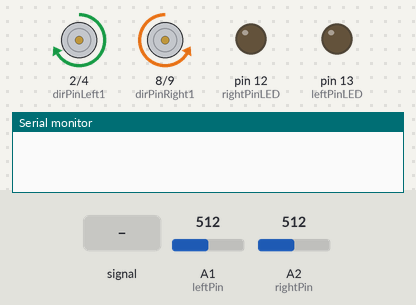
Recording of a sketch running on a simulated Arduino Uno, built with avr-gcc and run on an emulated ATmega328P. On the bench: motor-driver pin pairs drawn as motors (green arrow = first pin HIGH = forward, orange = second pin HIGH = backward, longer = more drive, scaled by the enable pin), output pins drawn as LEDs (lit = HIGH), the last lines printed to the serial monitor. Dashed ring = blinking. The test bench sets the inputs (shaded band); at power-on: A2 (rightPin) = 512, A1 (leftPin) = 512.

Above: at 1.2 s.
1.3 s: A1 (leftPin) fed a 200 Hz sine of ±460 counts around its level
At 2.19 s:
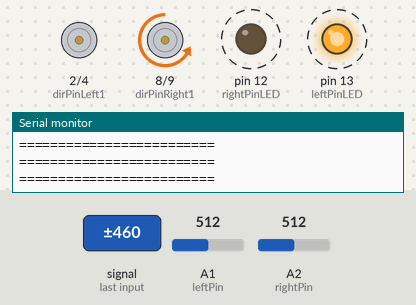
4.3 s: A2 (rightPin) fed a 200 Hz sine of ±460 counts around its level
7.3 s: A2 (rightPin) set to 716
At 7.58 s:
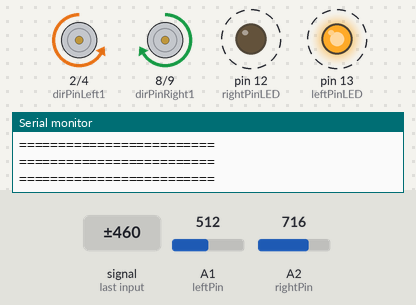
10.3 s: A1 (leftPin) set to 716
At 10.3 s:
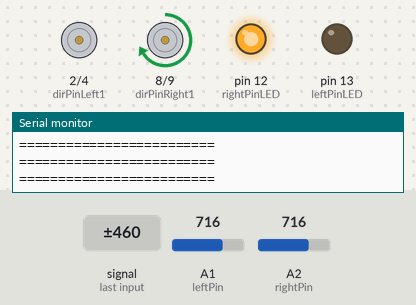
Timing chart, 0 to 12.8 s (numbered marks = the images above; inputs shaded):
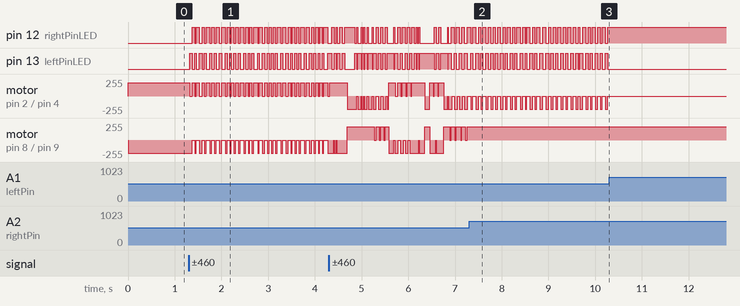

The sketch:

messung_photosensoren.ino
```cpp
int thresholds[3] = { 49, 89, 180 };

//Motor Pins
int pwmPinLeft = 3; // PWM output pin for motor 1
int dirPinLeft1 = 2; // direction output pin for motor 1
int dirPinLeft2 = 4; // direction output pin for motor 1
int pwmPinRight = 5;
int dirPinRight1 = 8;
int dirPinRight2 = 9;

int rightPin = A2;
int leftPin = A1;

int leftPinLED = 13;
int rightPinLED = 12;

int indexLeft = -1;
int indexRight = -1;

int oldIndexLeft = -1;
int oldIndexRight = -1;

int waitCountRight = 0;
int waitCountLeft = 0;

bool rightDirection;
bool leftChanged = false;
bool rightChanged = false;
bool isTurning = false;
bool drivingForward = true;

int currentSpeed = 200;

unsigned long lastUpdateTime = 0;

int modulo(int dividend, int divisor) {
  return (dividend % divisor + divisor) % divisor;
}

bool setRightDirection(int newIndex, int oldIndex) {
  rightDirection = (modulo((newIndex - oldIndex), 3) == 2);
}

void turnLeft() {
  if (drivingForward) {
    analogWrite(pwmPinLeft, 0);
    analogWrite(pwmPinRight, currentSpeed);
  } else {
    analogWrite(pwmPinLeft, currentSpeed);
    analogWrite(pwmPinRight, 0);
  }
  digitalWrite(leftPinLED, HIGH);
  digitalWrite(rightPinLED, LOW);
}
void turnRight() {
  if (drivingForward) {
    analogWrite(pwmPinLeft, currentSpeed);
    analogWrite(pwmPinRight, 0);
  } else {
    analogWrite(pwmPinLeft, 0);
    analogWrite(pwmPinRight, currentSpeed);
  }
  digitalWrite(leftPinLED, LOW);
  digitalWrite(rightPinLED, HIGH);
}

void drive() {
  if (drivingForward) {
    driveForward();
  } else {
    driveBackward();
  }
}

void driveForward() {
  analogWrite(pwmPinLeft, currentSpeed);     // set to not spinning voltage
  digitalWrite(dirPinLeft1, HIGH);  // set direction
  digitalWrite(dirPinLeft2, LOW);  // set direction

  analogWrite(pwmPinRight, currentSpeed);     // set to not spinning voltage
  digitalWrite(dirPinRight1, LOW);  // set direction
  digitalWrite(dirPinRight2, HIGH);
}


void driveBackward() {
  analogWrite(pwmPinLeft, currentSpeed);     // set to not spinning voltage
  digitalWrite(dirPinLeft1, LOW);  // set direction
  digitalWrite(dirPinLeft2, HIGH);  // set direction

  analogWrite(pwmPinRight, currentSpeed);     // set to not spinning voltage
  digitalWrite(dirPinRight1, HIGH);  // set direction
  digitalWrite(dirPinRight2, LOW);
}


void setup() {
  // put your setup code here, to run once:
  Serial.begin(9600);
  pinMode(A0, INPUT_PULLUP);
  pinMode(A1, INPUT_PULLUP);
  pinMode(leftPinLED, OUTPUT);
  pinMode(rightPinLED, OUTPUT);
  initializeMotor();
  drive();
}

void loop() {
  // put your main code here, to run repeatedly:

   int leftSensorValue = analogRead(rightPin);
   int rightSensorValue = analogRead(leftPin);

  unsigned long currentTime = millis();
  if (currentTime - lastUpdateTime > 100) // executes every 100ms
  {
     //println();
    for (int i = 0; i < 3; i++) {
      if (rightSensorValue <= thresholds[i]) {
         if (indexRight != i && waitCountRight >= 3) {
          oldIndexRight = indexRight;
          indexRight = i;
          waitCountRight = 0;
          setRightDirection(indexRight, oldIndexRight);
          rightChanged = true;
        } else if (indexRight != i) {
          waitCountRight++;
        }
        break;
      }
    }

    for (int i = 0; i < 3; i++) {
      if (leftSensorValue <= thresholds[i]) {
        if (indexLeft != i && waitCountLeft >= 3) {
          oldIndexLeft = indexLeft;
          indexLeft = i;
          waitCountLeft = 0;
          setRightDirection(indexLeft, oldIndexLeft);
          leftChanged = true;
        } else if (indexLeft != i) {
          waitCountLeft++;
        }
        break;
      }
    }

    if (indexLeft == indexRight && isTurning) {
      isTurning = false;
      //fahren
      drive();
    }


    if (leftChanged || rightChanged) {
      Serial.println("=========================");
//      Serial.print(rightDirection);
//      Serial.print( " ");
//      Serial.print(oldIndexRight);
//      Serial.print( " ");
//      Serial.print(indexRight);
//      Serial.print( " ");
//      Serial.print(rightSensorValue);
//      Serial.print( " ");
//      Serial.println(modulo(indexRight-oldIndexRight, 3));
//      Serial.print( " ");
//      Serial.print(rightDirection);
//      Serial.print( " ");
//      Serial.print(oldIndexLeft);
//      Serial.print( " ");
//      Serial.print(indexLeft);
//      Serial.print( " ");
//      Serial.print(leftSensorValue);
//      Serial.print( " ");
//      Serial.println(modulo(indexLeft-oldIndexLeft, 3));
//      Serial.print( " ");
      if (!rightDirection) {
        if (leftChanged && !rightChanged) {
          // turnRight until equal
          // rechts an
          turnRight();
          isTurning = true;
        } else if (rightChanged && !leftChanged) {
          // turnLeft until equal
          // links an
          turnLeft();
          isTurning = true;
        } else {
          // vorwaerts = rückwaerts
          // blinken
          drivingForward = !drivingForward;
          drive();
        }
      } else {
        if (leftChanged && !rightChanged) {
          // turnLeft until equal
          // links an
          turnLeft();
          isTurning = true;
        } else if (rightChanged && !leftChanged) {
          // turnRight until equal
          // rechts an
          turnRight();
          isTurning = true;
        }
      }

      leftChanged = false;
      rightChanged = false;
    }
//    Serial.print("left: ");
//    Serial.print(indexLeft);
//    Serial.print(" ");
//    Serial.print(leftSensorValue);
//    Serial.print(" ");
//    Serial.print(waitCountLeft);
//    Serial.print(" right: ");
//    Serial.print(indexRight);
//    Serial.print(" ");
//    Serial.print(rightSensorValue);
//    Serial.print(" ");
//    Serial.println(waitCountRight);
    lastUpdateTime = currentTime;
    }

}


//===========================================
//
// HELPER FUNCTIONS
//
//===========================================


//--------------------------------------------
// Initialize Motor
//--------------------------------------------
void initializeMotor() {
  //set motor pin modes
  pinMode(pwmPinLeft, OUTPUT);
  pinMode(dirPinLeft1, OUTPUT);
  pinMode(dirPinLeft2, OUTPUT);

  // set PWM frequency
  setPwmFrequency(pwmPinLeft,1);

  pinMode(pwmPinRight, OUTPUT);
  pinMode(dirPinRight1, OUTPUT);
  pinMode(dirPinRight2, OUTPUT);

  setPwmFrequency(pwmPinRight,1);

  // Initialize motor
  analogWrite(pwmPinLeft, 255);     // set to not spinning voltage
  digitalWrite(dirPinLeft1, HIGH);  // set direction
  digitalWrite(dirPinLeft2, LOW);  // set direction

  analogWrite(pwmPinRight, 255);     // set to not spinning voltage
  digitalWrite(dirPinRight1, LOW);  // set direction
  digitalWrite(dirPinRight2, HIGH);  // set direction
}


//--------------------------------------------
// Pwm Frequency
// From https://playground.arduino.cc/Code/PwmFrequency
//--------------------------------------------
void setPwmFrequency(int pin, int divisor) {
  byte mode;
  if(pin == 5 || pin == 6 || pin == 9 || pin == 10) {
    switch(divisor) {
      case 1: mode = 0x01; break;
      case 8: mode = 0x02; break;
      case 64: mode = 0x03; break;
      case 256: mode = 0x04; break;
      case 1024: mode = 0x05; break;
      default: return;
    }
    if(pin == 5 || pin == 6) {
      TCCR0B = TCCR0B & 0b11111000 | mode;
    } else {
      TCCR1B = TCCR1B & 0b11111000 | mode;
    }
  } else if(pin == 3 || pin == 11) {
    switch(divisor) {
      case 1: mode = 0x01; break;
      case 8: mode = 0x02; break;
      case 32: mode = 0x03; break;
      case 64: mode = 0x04; break;
      case 128: mode = 0x05; break;
      case 256: mode = 0x06; break;
      case 1024: mode = 0x7; break;
      default: return;
    }
    TCCR2B = TCCR2B & 0b11111000 | mode;
  }
}
```

Measured:
- after the input at 1.3 s, pin 12 (rightPinLED): alternates HIGH for 0.05 s and LOW for 0.04 s, starting after 0.08 s; pin 13 (leftPinLED): alternates HIGH for 0.04 s and LOW for 0.05 s, starting at once
- after the input at 7.3 s, motor on pin 8 (dirPinRight1) / pin 9 (dirPinRight2): stops changing and stays forward 200/255
- after the input at 10.3 s, pin 12 (rightPinLED): stops changing and stays HIGH; pin 13 (leftPinLED): stops changing and stays LOW; motor on pin 2 (dirPinLeft1) / pin 4 (dirPinLeft2): stops changing and stays stopped
